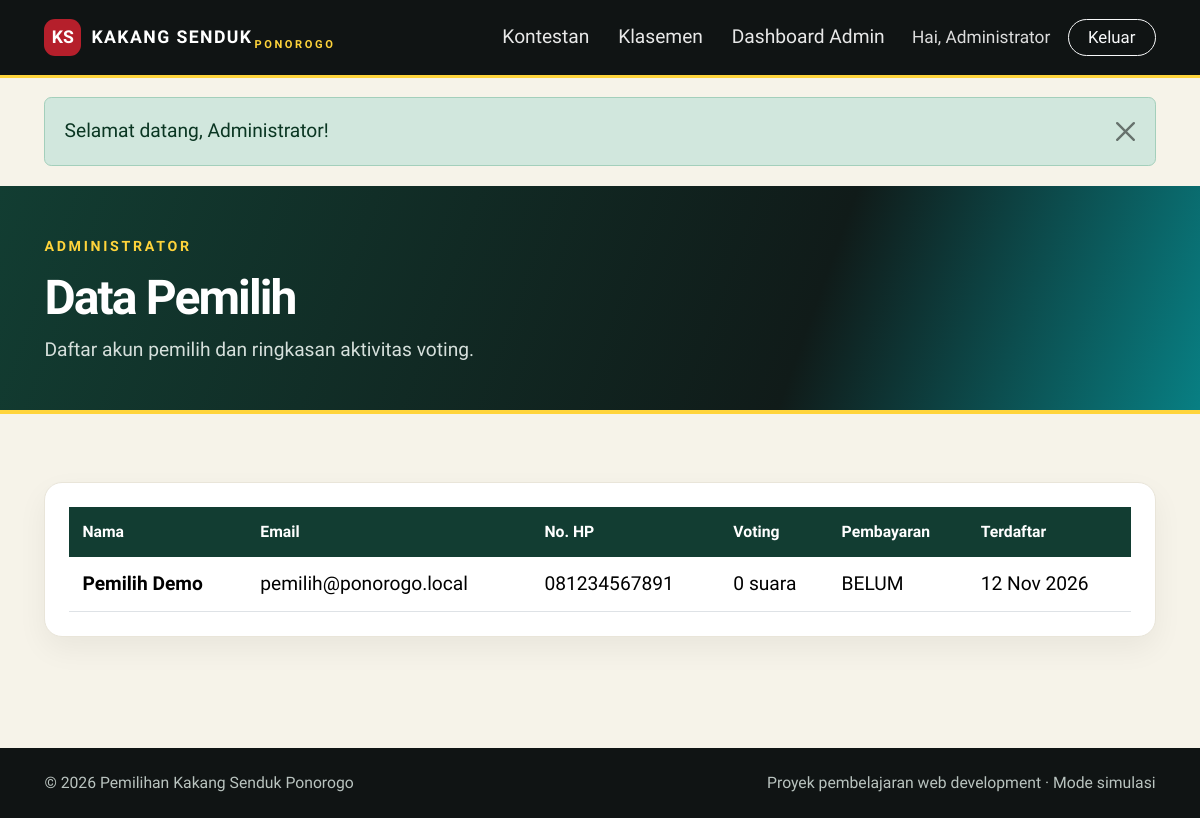
/admin/pemilih.php (signed in), run on the app's committed database.
### tables this page shows
CREATE TABLE users (
  id INT UNSIGNED AUTO_INCREMENT PRIMARY KEY,
  nama VARCHAR(100) NOT NULL,
  email VARCHAR(100) NOT NULL UNIQUE,
  no_hp VARCHAR(20) NOT NULL,
  password VARCHAR(255) NOT NULL,
  role ENUM('admin','pemilih') NOT NULL DEFAULT 'pemilih',
  created_at TIMESTAMP NOT NULL DEFAULT CURRENT_TIMESTAMP
);

### config/bootstrap.php (called while the page is built, shortened)
<?php
function e($value): string {
    return htmlspecialchars((string)($value ?? ''), ENT_QUOTES, 'UTF-8');
}

### admin/pemilih.php (the view)
<?php
require_once __DIR__.'/../config/bootstrap.php';require_admin();
$rows=$pdo->query("SELECT u.id,u.nama,u.email,u.no_hp,u.created_at,(SELECT COUNT(*) FROM voting v WHERE v.user_id=u.id) AS total_vote,(SELECT p.status FROM payments p WHERE p.user_id=u.id ORDER BY p.id DESC LIMIT 1) AS payment_status FROM users u WHERE u.role='pemilih' ORDER BY u.created_at DESC")->fetchAll();
$page_title='Data Pemilih';require __DIR__.'/../includes/header.php';
?>
<header class="page-head"><div class="container"><span class="eyebrow">Administrator</span><h1 class="mt-2">Data Pemilih</h1><p>Daftar akun pemilih dan ringkasan aktivitas voting.</p></div></header><section class="section-pad"><div class="container"><div class="panel-card table-responsive"><table class="table table-hover mb-0"><thead><tr><th>Nama</th><th>Email</th><th>No. HP</th><th>Voting</th><th>Pembayaran</th><th>Terdaftar</th></tr></thead><tbody><?php foreach($rows as $r):?><tr><td class="fw-bold"><?=e($r['nama'])?></td><td><?=e($r['email'])?></td><td><?=e($r['no_hp'])?></td><td><?=$r['total_vote']?> suara</td><td><?=e(strtoupper($r['payment_status']??'BELUM'))?></td><td><?=date('d M Y',strtotime($r['created_at']))?></td></tr><?php endforeach;?><?php if(!$rows):?><tr><td colspan="6" class="text-center text-muted py-4">Belum ada akun pemilih.</td></tr><?php endif;?></tbody></table></div></div></section>
<?php require __DIR__.'/../includes/footer.php';?>

### assets/css/style.css (style rules this page uses)
:root { --ink:#101414;--red:#b51f2b;--red2:#8f1520;--gold:#ffd43b;--green:#123d32;--turq:#087f83;--cream:#f6f3e9;--muted:#6c7471;--hero-bg:url('https://encrypted-tbn0.gstatic.com/images?q=tbn:ANd9GcT91p-u31Nt3CV8SsnzkvPJIyOfwQrqgRu5hE1A7wv44w&s=10') }
* { box-sizing:border-box }
body { margin:0;background:var(--cream);color:var(--ink);font-family:Inter,system-ui,-apple-system,"Segoe UI",sans-serif }
.eyebrow { display:inline-block;color:var(--gold);font-weight:800;letter-spacing:.19em;text-transform:uppercase;font-size:.74rem }
.section-pad { padding:68px 0 }
.feature-card,.candidate-card,.panel-card,.stat-card { background:#fff;border:1px solid #e9e5d9;border-radius:18px;box-shadow:0 12px 30px rgba(16,20,20,.055) }
.page-head { background:linear-gradient(110deg,#123d32,#101b19 67%,#087f83);color:white;padding:45px 0;border-bottom:4px solid var(--gold) }
.page-head h1 { font-weight:950;letter-spacing:-.04em }
.page-head p { color:#d6e0dc;margin:0 }
.panel-card { padding:24px }
.table thead th { background:#123d32;color:#fff;border:0;font-size:.82rem }
.table td { vertical-align:middle }
.table>:not(caption)>*>* { padding:13px }
:root { font-size:120% }
body { font-family:"Lexend",system-ui,-apple-system,"Segoe UI",sans-serif }

### data on the page
users: nama "Pemilih Demo", email "pemilih@ponorogo.local", no_hp "081234567891", total_vote "0", payment_status "BELUM", created_at "12 Nov 2026"

### other printed values
$me['nama'] "Administrator"
$msg "Selamat datang, Administrator!"
